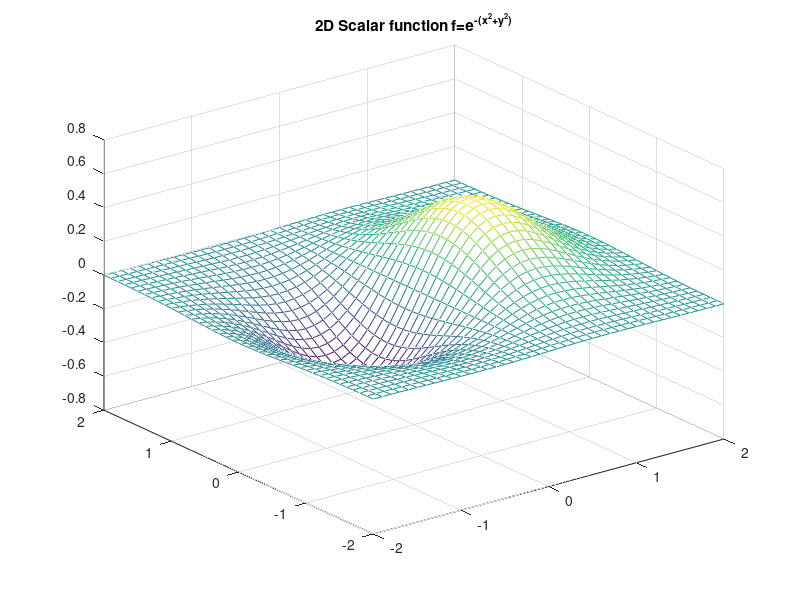
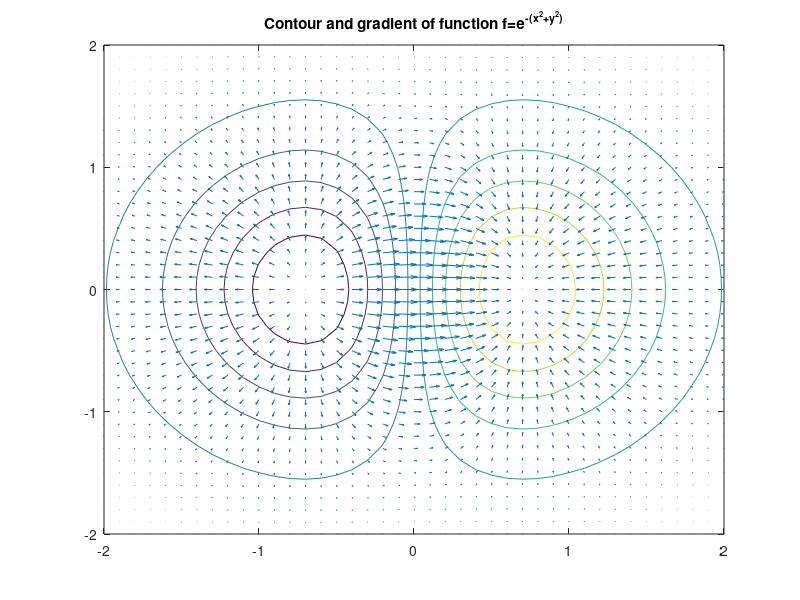

These charts were generated, in order, by the following MATLAB code:
s = -2:0.1:2;
[x,y] = meshgrid(s);
f = x.*exp(-(x.^2 + y.^2));
figure(1); mesh(x,y,f);
title('2D Scalar function f=e^{-(x^2+y^2)}');

 [px,py] = gradient(f,.2,.2);
 figure(2); contour(x,y,f); hold on
 quiver(s,s,px,py)
 title('Contour and gradient of function f=e^{-(x^2+y^2)}');
%
